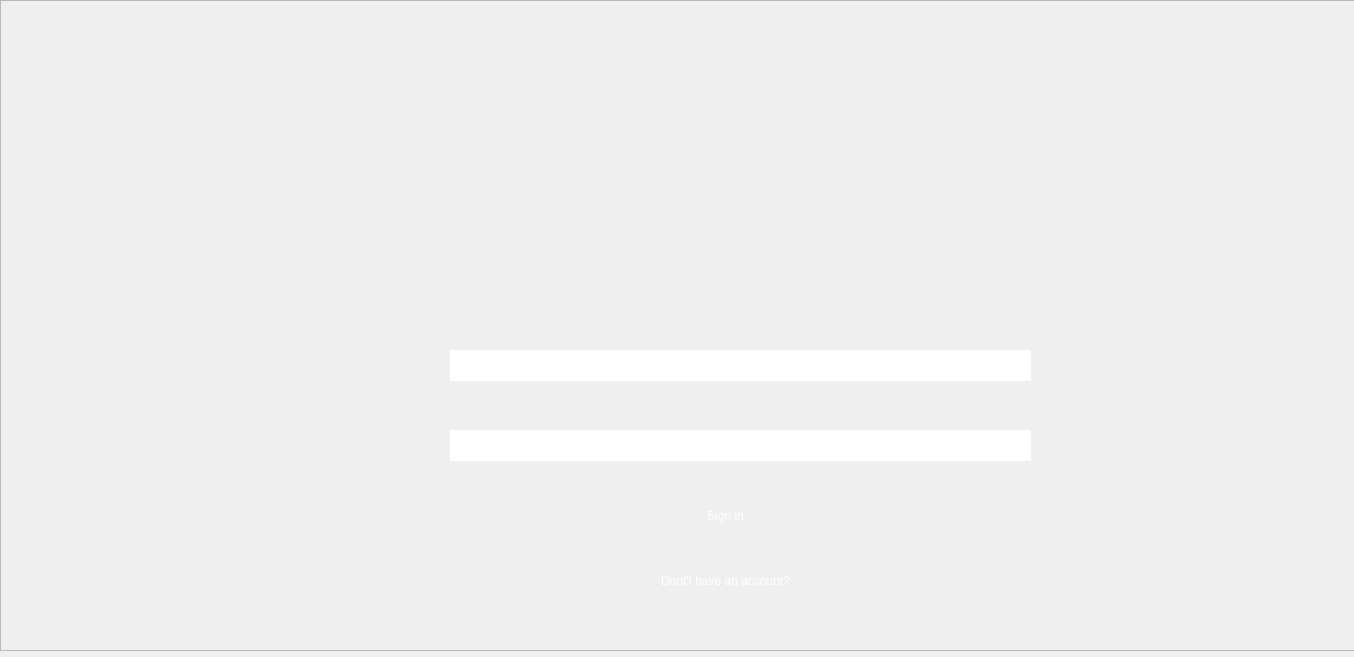
<?xml version="1.0" encoding="UTF-8"?>
<ui version="4.0">
 <class>loginWindow</class>
 <widget class="QDialog" name="loginWindow">
  <property name="geometry">
   <rect>
    <x>0</x>
    <y>0</y>
    <width>1354</width>
    <height>657</height>
   </rect>
  </property>
  <property name="windowTitle">
   <string>Dialog</string>
  </property>
  <widget class="QFrame" name="frame">
   <property name="geometry">
    <rect>
     <x>0</x>
     <y>0</y>
     <width>1361</width>
     <height>651</height>
    </rect>
   </property>
   <property name="styleSheet">
    <string notr="true">background-image: url(:/imgs/images/3.jpg);</string>
   </property>
   <property name="frameShape">
    <enum>QFrame::Shape::StyledPanel</enum>
   </property>
   <property name="frameShadow">
    <enum>QFrame::Shadow::Raised</enum>
   </property>
   <widget class="QPushButton" name="SignInBtn">
    <property name="geometry">
     <rect>
      <x>600</x>
      <y>490</y>
      <width>251</width>
      <height>51</height>
     </rect>
    </property>
    <property name="styleSheet">
     <string notr="true">background-image: url(:/imgs/images/blue.jpg);
border:none;
border-radius: 15%;
color: white;
font: 700 14pt &quot;Segoe UI&quot;;</string>
    </property>
    <property name="text">
     <string>Sign in</string>
    </property>
   </widget>
   <widget class="QLineEdit" name="lineEdit_ID">
    <property name="geometry">
     <rect>
      <x>450</x>
      <y>350</y>
      <width>581</width>
      <height>31</height>
     </rect>
    </property>
    <property name="styleSheet">
     <string notr="true">background-image: url(:/imgs/images/white.jpg);
border:none;
font-size: 16pt;</string>
    </property>
    <property name="text">
     <string/>
    </property>
   </widget>
   <widget class="QLineEdit" name="lineEdit_pass">
    <property name="geometry">
     <rect>
      <x>450</x>
      <y>430</y>
      <width>581</width>
      <height>31</height>
     </rect>
    </property>
    <property name="styleSheet">
     <string notr="true">background-image: url(:/imgs/images/white.jpg);
border:none;
font-size: 16pt;</string>
    </property>
   </widget>
   <widget class="QPushButton" name="DontHaveBtn">
    <property name="geometry">
     <rect>
      <x>570</x>
      <y>560</y>
      <width>311</width>
      <height>41</height>
     </rect>
    </property>
    <property name="styleSheet">
     <string notr="true">background-image: url(:/imgs/images/blue.jpg);
border:none;
border-radius: 15%;
color: white;
font: 700 14pt &quot;Segoe UI&quot;;</string>
    </property>
    <property name="text">
     <string>Dont't have an account?</string>
    </property>
   </widget>
  </widget>
 </widget>
 <resources/>
 <connections/>
</ui>
